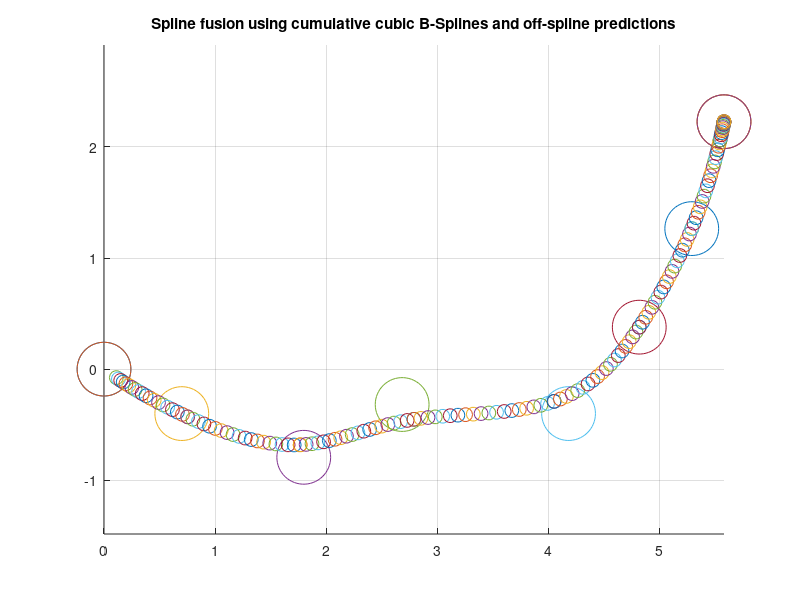

Here is the MATLAB script that generated this plot: (Note: this script raises an error after producing the figure.)

% Spline fusion: Lovegrove 2013
% Attempting second and third order splines
% Roberto Aldera - 19 November 2019
clc;clear
%% Setting up transforms
theta = -pi/16;
R = [cos(theta) sin(theta) 0; -sin(theta) cos(theta) 0; 0 0 1];
a = [1; 0.1; 0]; % position of origin frame a in reference frame b
T0 = [ R a; 0 0 0 1];

T = {eye(4);eye(4);T0; T0; T0; T0; T0; T0; T0; eye(4);eye(4)}; % pretending the transforms are all the same for now

% Offset the points to make it more interesting
T{3}(1,4) = T{3}(1,4) - 0.3;
T{3}(2,4) = T{3}(2,4) - 0.5;
T{4}(1,4) = T{3}(1,4) + 0.3;
T{4}(2,4) = T{3}(2,4) - 0.2;
T{6}(1,4) = T{6}(1,4) + 0.2;
T{6}(2,4) = T{6}(2,4) - 1;
% T{8}(1,4) = T{8}(1,4) + 0.1;
% T{8}(2,4) = T{8}(2,4) - 3;

T_world = cell(size(T,1),1);
T_world{1} = eye(4);
for i = 2:size(T,1)
    T_world{i,1} = T_world{i-1} * T{i};
end

Omega = cell(size(T,1),1);
for i = 1:size(T,1)-1 
    Omega{i} = logm(T_world{i}^-1 * T_world{i+1});
end

%% Spline fusion parameters
num_intervals = size(T,1)-3;
num_spline_points = 20;
C = 1/6 * [ 6 0 0 0; 5 3 -3 1; 1 3 3 -2; 0 0 0 1 ];
T_w_s = cell(num_intervals,num_spline_points);

s_i = linspace(0,size(T,1)-1,size(T,1));

for i = 1:num_intervals
    s_t = linspace(i,i+1,num_spline_points);
    for t = 1:num_spline_points
        u = s_t(t) - s_i(i+1);
        u_vector = [1; u; u^2; u^3];
        B = C * u_vector;

        T_w_s{i,t} = T_world{i} * expm(B(2) * Omega{i}) ...
            * expm(B(3) * Omega{i+1}) * expm(B(4) * Omega{i+2});
    end
end

%% Plotting
figure(1);
clf;
hold on;
grid on;
axis equal;
title("Spline fusion using cumulative cubic B-Splines and off-spline predictions");

for i = 1:size(T,1)
    scatter(T_world{i}(1,4),T_world{i}(2,4),1500,'r.');
end

for i = 1:num_intervals
    for j = 1:size(T_w_s,2)
        scatter(T_w_s{i,j}(1,4),T_w_s{i,j}(2,4),100,'b.');
    end
end

%% Spline extentions
num_pred_points = 10;
for i = 1:num_intervals
    t_s_x = [T_w_s{i,num_spline_points-2}(1,4),T_w_s{i,num_spline_points-1}(1,4),T_w_s{i,num_spline_points}(1,4)];
    t_s_y = [T_w_s{i,num_spline_points-2}(2,4),T_w_s{i,num_spline_points-1}(2,4),T_w_s{i,num_spline_points}(2,4)];
    order_1_pred = polyfit([T_w_s{i,num_spline_points-1}(1,4),T_w_s{i,num_spline_points}(1,4)], ... 
        [T_w_s{i,num_spline_points-1}(2,4),T_w_s{i,num_spline_points}(2,4)],1);
    order_2_pred = polyfit(t_s_x,t_s_y,2);
    t = linspace(T_world{i+2}(1,4),T_world{i+3}(1,4),num_pred_points);
    plot(t,polyval(order_1_pred,t),'--o','Color',[1 0 1],'Linewidth',2,'MarkerIndices',[1,num_pred_points]);
    plot(t,polyval(order_2_pred,t),'--o','Color',[0 1 1],'Linewidth',2,'MarkerIndices',[1,num_pred_points]);
    

end

%% Polyfit comparisons
% degree = 3;
% p = polyfit([T_world{3}(1,4),T_world{4}(1,4),T_world{5}(1,4),T_world{6}(1,4)], ... 
%     [T_world{3}(2,4),T_world{4}(2,4),T_world{5}(2,4),T_world{6}(2,4)],degree);
% interpolations = polyval(p,linspace(T_world{4}(1,4),T_world{5}(1,4),num_spline_points));
% plot(linspace(T_world{4}(1,4),T_world{5}(1,4),num_spline_points),interpolations);
% 
% diffs = [];
% for i = 1:size(T_w_s,1)
%     diffs(i) = T_w_s{i}(2,4) - interpolations(i);
% end

%% Plot connections directly between control points
T_world_coords = zeros(size(T_world,1),2);
for i = 1:size(T_world)
    T_world_coords(i,:) = [T_world{i}(1,4) T_world{i}(2,4)];
end
plot(T_world_coords(:,1),T_world_coords(:,2),'k');

%% Playground
% clf;
% figure(2);
% p = [1 1 1];
% t = linspace(0,5,10);
% plot(t, polyval(p,t));
% hold on;
% 
% p_x = [0 1 2];
% p_y = [0 1 4];
% q = polyfit(p_x,p_y,2);
% plot(t,polyval(q,t));


